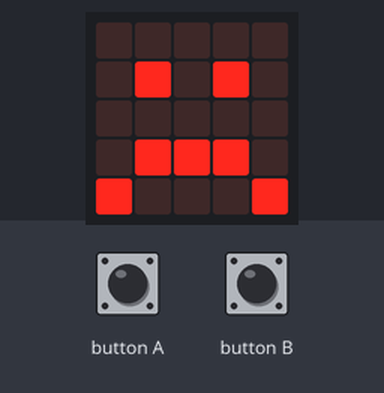
Bench run of a program on a simulated BBC micro:bit (MakeCode). Parts: the board's 5×5 LED display. The test bench sets the inputs (shaded band).

Above: at 0.1 s.
1.3 s: button A pressed for 1 s
At 2.2 s:
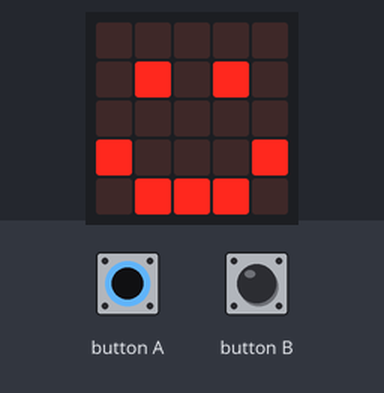
3.9 s: button A pressed for 3.2 s
At 5.2 s:
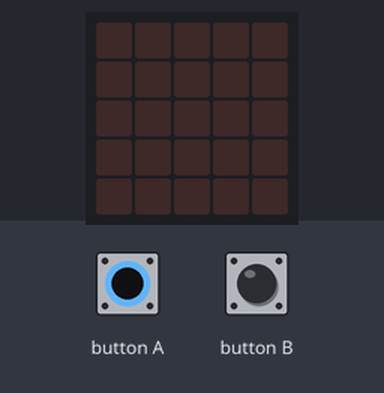
Timing chart, 0 to 6.9 s (numbered marks = the images above; inputs shaded):
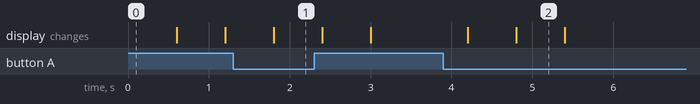

The program:

main.ts
```typescript
basic.forever(function () {
    if (input.buttonIsPressed(Button.A)) {
        basic.showIcon(IconNames.Happy)
        basic.clearScreen()
    }
})
basic.forever(function () {
    if (input.buttonIsPressed(Button.A)) {
        basic.showIcon(IconNames.Happy)
        basic.clearScreen()
    } else {
        basic.showIcon(IconNames.Sad)
        basic.clearScreen()
    }
})
basic.forever(function () {
    if (input.buttonIsPressed(Button.A) && (input.buttonIsPressed(Button.B) && input.temperature() > 25)) {
        basic.showIcon(IconNames.Happy)
    }
})
basic.forever(function () {
    while (input.buttonIsPressed(Button.A)) {
        basic.showIcon(IconNames.Happy)
    }
    while (!(input.buttonIsPressed(Button.A))) {
        basic.showIcon(IconNames.Sad)
    }
})
```

test.ts
```typescript
// aquí va el archivo "tests"; esto no se compilará cuando este paquete se utilice como una extensión.
```

Measured:
- after the input at 1.3 s, the display: changes after 0.50 s (image 1)
- after the input at 3.9 s, the display: first changes after 0.30 s (image 2 shows a later state)
- what the display in image 2 shows lasts 0.6 s, from 4.8 s to 5.4 s
